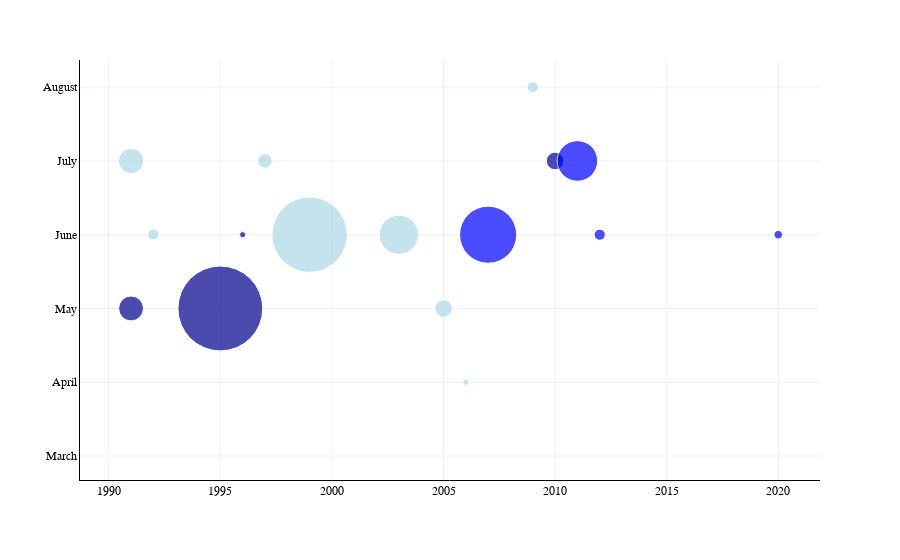

Notebook source saved alongside this figure:
### Code cell
#flood timeline
def flood_timeline():
    with open("../global_inputs.yml", 'r') as f:
        global_inputs = yaml.safe_load(f)

    city_inputs = global_inputs.get('city_inputs')

    if menu['flood']:  
        flood_archive_path = global_inputs.get('flood_timeline_source')
        flood_archive = gpd.read_file(flood_archive_path)
        flood_archive = flood_archive[flood_archive.is_valid]
        aoi = features.to_crs(flood_archive.crs)
        flood_archive = flood_archive[flood_archive.intersects(aoi.unary_union)]

        floods = flood_archive[['BEGAN', 'ENDED', 'DEAD', 'DISPLACED', 'MAINCAUSE', 'SEVERITY']]

        print("Tally of flood events")
        print(floods.agg({'DEAD': 'sum', 'DISPLACED': 'sum', 'BEGAN': 'count'}))

        floods['BEGAN'] = pd.to_datetime(floods['BEGAN'])
        floods['Year'] = floods['BEGAN'].dt.year
        floods['Month'] = floods['BEGAN'].dt.month_name()

        severity_mapping = {
            1: 'Large event',
            1.5: 'Very large event',
            2: 'Extreme event'
        }
        floods['Severity'] = floods['SEVERITY'].map(severity_mapping)
        floods['text'] = floods.apply(
            lambda row: f"{row['BEGAN'].strftime('%Y-%m-%d')}, {row['Severity'].lower()} {row['MAINCAUSE']}, "
                        f"{row['DEAD']:,} fatalities, {row['DISPLACED']:,} displaced",
            axis=1
        )

        os.makedirs(render_folder, exist_ok=True)

        floods['Month'] = pd.Categorical(floods['Month'], 
                                        categories=['January', 'February', 'March', 'April', 'May', 'June', 
                                                    'July', 'August', 'September', 'October', 'November', 'December'], 
                                        ordered=True)

        fig = px.scatter(
            floods,
            x='Year',
            y='Month',
            size='DISPLACED',
            color='Severity',
            size_max=60,
            category_orders={'Month': ['January', 'February', 'March', 'April', 'May', 'June', 
                                    'July', 'August', 'September', 'October', 'November', 'December']},
            color_discrete_map={
                'Large event': 'lightblue',
                'Very large event': 'blue',
                'Extreme event': 'darkblue'
            },
            labels={'DEAD': 'Fatalities', 'Year': 'Year', 'DISPLACED': 'Displaced', 'Month': 'Month'}
        )

        fig.update_layout(
            template='plotly_white',
            autosize=True,
            xaxis_title='',
            yaxis_title='',
            xaxis=dict(
                linecolor='black'  
            ),       
            yaxis=dict(
                type='category', 
                categoryorder='array', 
                categoryarray=['January', 'February', 'March', 'April', 'May', 'June', 
                            'July', 'August', 'September', 'October', 'November', 'December'],
                tickvals=['January', 'February', 'March', 'April', 'May', 'June', 
                        'July', 'August', 'September', 'October', 'November', 'December'],
                linecolor='black'
            ),
            coloraxis_colorbar=dict(title='Severity'),
            font=font_dict,
            showlegend=False,
            plot_bgcolor='white'  
        )

        render_path_html = os.path.join(render_folder, f"{city}_flood_timeline.html")
        fig.write_html(render_path_html, full_html=False, include_plotlyjs='cdn')
        fig.show()

        plt.figure(figsize=(12.5, 6))
        colors = {
            'Large event': 'lightblue',
            'Very large event': 'blue',
            'Extreme event': 'darkblue'
        }
        month_order = ['January', 'February', 'March', 'April', 'May', 'June', 
                       'July', 'August', 'September', 'October', 'November', 'December']
        for severity, color in colors.items():
            subset = floods[floods['Severity'] == severity]
            plt.scatter(subset['Year'], subset['Month'].map(lambda x: month_order.index(x) + 1), 
                        s=subset['DISPLACED']/10000, c=color, label=severity, alpha=0.6, edgecolors='w', linewidth=0.5)
        
        plt.yticks(ticks=range(1, 13), labels=month_order)
        plt.title('Flood Events Timeline')
        plt.xlabel('Year')
        plt.ylabel('Month')
        plt.legend(title='Severity')
        plt.grid(True)
        render_path_matplotlib = os.path.join(render_folder, f"{city}_flood_timeline.png")
        plt.savefig(render_path_matplotlib)
        plt.close()
flood_timeline()

### Figure 1 — Plotly figure (JSON) as saved in the notebook; plotly's stock layout.template omitted (floating-point values rounded to 4 significant figures)
{"data": [{"hovertemplate": "Severity=Extreme event<br>Year=%{x}<br>Month=%{y}<br>Displaced=%{marker.size}<extra></extra>", "legendgroup": "Extreme event", "marker": {"color": "darkblue", "size": [600000, 7000000, 37770, 300000], "sizemode": "area", "sizeref": 1944.0, "symbol": "circle"}, "mode": "markers", "name": "Extreme event", "orientation": "h", "showlegend": true, "type": "scatter", "x": [1991, 1995, 1996, 2010], "xaxis": "x", "y": ["May", "May", "June", "July"], "yaxis": "y"}, {"hovertemplate": "Severity=Large event<br>Year=%{x}<br>Month=%{y}<br>Displaced=%{marker.size}<extra></extra>", "legendgroup": "Large event", "marker": {"color": "lightblue", "size": [615000, 0, 120000, 200000, 0, 5530000, 1500000, 0, 0, 300000, 36900, 5000, 118000], "sizemode": "area", "sizeref": 1944.0, "symbol": "circle"}, "mode": "markers", "name": "Large event", "orientation": "h", "showlegend": true, "type": "scatter", "x": [1991, 1992, 1992, 1997, 1998, 1999, 2003, 2004, 2004, 2005, 2006, 2008, 2009], "xaxis": "x", "y": ["July", "March", "June", "July", "August", "June", "June", "June", "June", "May", "April", "May", "August"], "yaxis": "y"}, {"hovertemplate": "Severity=Very large event<br>Year=%{x}<br>Month=%{y}<br>Displaced=%{marker.size}<extra></extra>", "legendgroup": "Very large event", "marker": {"color": "blue", "size": [3170000, 1600000, 120000, 70000], "sizemode": "area", "sizeref": 1944.0, "symbol": "circle"}, "mode": "markers", "name": "Very large event", "orientation": "h", "showlegend": true, "type": "scatter", "x": [2007, 2011, 2012, 2020], "xaxis": "x", "y": ["June", "July", "June", "June"], "yaxis": "y"}], "layout": {"autosize": true, "coloraxis": {"colorbar": {"title": {"text": "Severity"}}}, "font": {"color": "black", "family": "system-ui, -apple-system, \"Segoe UI\", Roboto, \"Helvetica Neue\", Arial, \"Noto Sans\", \"Liberation Sans\", sans-serif, \"Apple Color Emoji\", \"Segoe UI Emoji\", \"Segoe UI Symbol\", \"Noto Color Emoji\"", "size": 12}, "legend": {"itemsizing": "constant", "title": {"text": "Severity"}, "tracegroupgap": 0}, "margin": {"t": 60}, "plot_bgcolor": "white", "showlegend": false, "xaxis": {"anchor": "y", "domain": [0, 1], "linecolor": "black", "title": {"text": ""}}, "yaxis": {"anchor": "x", "categoryarray": ["January", "February", "March", "April", "May", "June", "July", "August", "September", "October", "November", "December"], "categoryorder": "array", "domain": [0, 1], "linecolor": "black", "tickvals": ["January", "February", "March", "April", "May", "June", "July", "August", "September", "October", "November", "December"], "title": {"text": ""}, "type": "category"}}}
